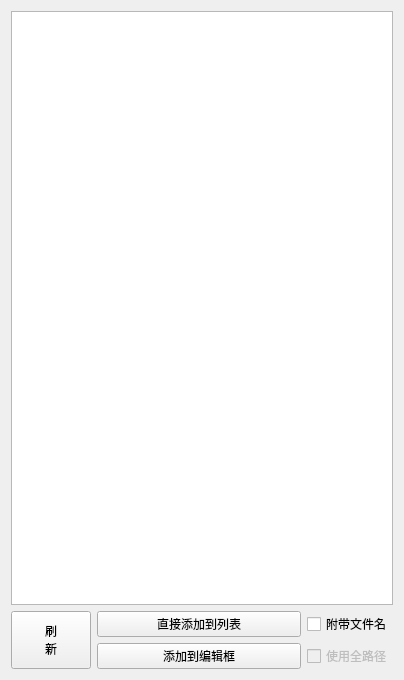
<?xml version="1.0" encoding="UTF-8"?>
<ui version="4.0">
 <class>ListWindow</class>
 <widget class="QWidget" name="ListWindow">
  <property name="geometry">
   <rect>
    <x>0</x>
    <y>0</y>
    <width>404</width>
    <height>680</height>
   </rect>
  </property>
  <property name="windowTitle">
   <string>Dialog</string>
  </property>
  <layout class="QVBoxLayout" name="verticalLayout">
   <item>
    <widget class="QTreeView" name="tree">
     <property name="editTriggers">
      <set>QAbstractItemView::NoEditTriggers</set>
     </property>
     <property name="headerHidden">
      <bool>true</bool>
     </property>
     <attribute name="headerVisible">
      <bool>false</bool>
     </attribute>
    </widget>
   </item>
   <item>
    <layout class="QGridLayout" name="gridLayout" columnstretch="0,0,0">
     <item row="0" column="2">
      <widget class="QCheckBox" name="cb_use_path">
       <property name="toolTip">
        <string>勾选后将在添加到列表时指定文件名，用于区分不同文件中的同名变量</string>
       </property>
       <property name="text">
        <string>附带文件名</string>
       </property>
      </widget>
     </item>
     <item row="0" column="1">
      <widget class="QPushButton" name="btn_add2list">
       <property name="sizePolicy">
        <sizepolicy hsizetype="Expanding" vsizetype="Fixed">
         <horstretch>0</horstretch>
         <verstretch>0</verstretch>
        </sizepolicy>
       </property>
       <property name="toolTip">
        <string>将选中的变量直接添加到主窗口的查看列表</string>
       </property>
       <property name="text">
        <string>直接添加到列表</string>
       </property>
      </widget>
     </item>
     <item row="1" column="1">
      <widget class="QPushButton" name="btn_add2edit">
       <property name="sizePolicy">
        <sizepolicy hsizetype="Expanding" vsizetype="Fixed">
         <horstretch>0</horstretch>
         <verstretch>0</verstretch>
        </sizepolicy>
       </property>
       <property name="toolTip">
        <string>将选中的变量添加到主窗口查看列表底部的编辑框</string>
       </property>
       <property name="text">
        <string>添加到编辑框</string>
       </property>
      </widget>
     </item>
     <item row="1" column="2">
      <widget class="QCheckBox" name="cb_full_path">
       <property name="enabled">
        <bool>false</bool>
       </property>
       <property name="toolTip">
        <string>附带文件名时使用文件绝对路径</string>
       </property>
       <property name="text">
        <string>使用全路径</string>
       </property>
      </widget>
     </item>
     <item row="0" column="0" rowspan="2">
      <widget class="QPushButton" name="btn_refresh">
       <property name="sizePolicy">
        <sizepolicy hsizetype="Minimum" vsizetype="Expanding">
         <horstretch>0</horstretch>
         <verstretch>0</verstretch>
        </sizepolicy>
       </property>
       <property name="toolTip">
        <string>重新加载符号文件</string>
       </property>
       <property name="text">
        <string>刷
新</string>
       </property>
       <property name="flat">
        <bool>false</bool>
       </property>
      </widget>
     </item>
    </layout>
   </item>
  </layout>
 </widget>
 <resources/>
 <connections/>
</ui>
